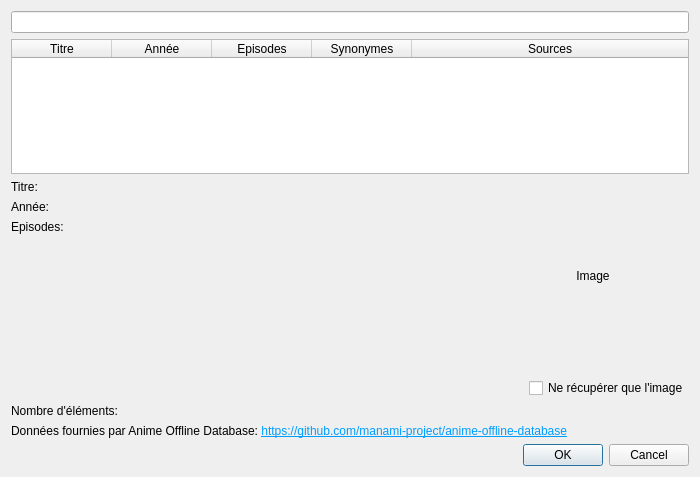
<?xml version="1.0" encoding="UTF-8"?>
<ui version="4.0">
 <class>Dialog</class>
 <widget class="QDialog" name="Dialog">
  <property name="geometry">
   <rect>
    <x>0</x>
    <y>0</y>
    <width>700</width>
    <height>477</height>
   </rect>
  </property>
  <property name="windowTitle">
   <string>Dialog</string>
  </property>
  <layout class="QVBoxLayout" name="verticalLayout">
   <item>
    <widget class="QLineEdit" name="lineEdit"/>
   </item>
   <item>
    <widget class="QTableWidget" name="tableWidget">
     <property name="selectionMode">
      <enum>QAbstractItemView::SelectionMode::SingleSelection</enum>
     </property>
     <property name="selectionBehavior">
      <enum>QAbstractItemView::SelectionBehavior::SelectRows</enum>
     </property>
     <attribute name="horizontalHeaderStretchLastSection">
      <bool>true</bool>
     </attribute>
     <column>
      <property name="text">
       <string>Titre</string>
      </property>
     </column>
     <column>
      <property name="text">
       <string>Année</string>
      </property>
     </column>
     <column>
      <property name="text">
       <string>Episodes</string>
      </property>
     </column>
     <column>
      <property name="text">
       <string>Synonymes</string>
      </property>
     </column>
     <column>
      <property name="text">
       <string>Sources</string>
      </property>
     </column>
    </widget>
   </item>
   <item>
    <layout class="QHBoxLayout" name="horizontalLayout">
     <item>
      <layout class="QFormLayout" name="formLayout">
       <item row="0" column="0">
        <widget class="QLabel" name="label_9">
         <property name="text">
          <string>Titre:</string>
         </property>
        </widget>
       </item>
       <item row="0" column="1">
        <widget class="QLabel" name="label_8">
         <property name="text">
          <string/>
         </property>
        </widget>
       </item>
       <item row="1" column="0">
        <widget class="QLabel" name="label_3">
         <property name="text">
          <string>Année:</string>
         </property>
        </widget>
       </item>
       <item row="1" column="1">
        <widget class="QLabel" name="label_7">
         <property name="text">
          <string/>
         </property>
        </widget>
       </item>
       <item row="2" column="0">
        <widget class="QLabel" name="label_4">
         <property name="text">
          <string>Episodes:</string>
         </property>
        </widget>
       </item>
       <item row="2" column="1">
        <widget class="QLabel" name="label_5">
         <property name="text">
          <string/>
         </property>
        </widget>
       </item>
       <item row="3" column="1">
        <spacer name="horizontalSpacer">
         <property name="orientation">
          <enum>Qt::Orientation::Horizontal</enum>
         </property>
         <property name="sizeHint" stdset="0">
          <size>
           <width>40</width>
           <height>20</height>
          </size>
         </property>
        </spacer>
       </item>
      </layout>
     </item>
     <item>
      <widget class="QLabel" name="label_10">
       <property name="sizePolicy">
        <sizepolicy hsizetype="Preferred" vsizetype="Expanding">
         <horstretch>0</horstretch>
         <verstretch>0</verstretch>
        </sizepolicy>
       </property>
       <property name="minimumSize">
        <size>
         <width>192</width>
         <height>192</height>
        </size>
       </property>
       <property name="text">
        <string>Image</string>
       </property>
       <property name="scaledContents">
        <bool>false</bool>
       </property>
       <property name="alignment">
        <set>Qt::AlignmentFlag::AlignCenter</set>
       </property>
      </widget>
     </item>
    </layout>
   </item>
   <item>
    <layout class="QHBoxLayout" name="horizontalLayout_2">
     <item>
      <spacer name="horizontalSpacer_2">
       <property name="orientation">
        <enum>Qt::Orientation::Horizontal</enum>
       </property>
       <property name="sizeHint" stdset="0">
        <size>
         <width>40</width>
         <height>20</height>
        </size>
       </property>
      </spacer>
     </item>
     <item>
      <widget class="QCheckBox" name="checkBox">
       <property name="text">
        <string>Ne récupérer que l'image</string>
       </property>
      </widget>
     </item>
    </layout>
   </item>
   <item>
    <widget class="QLabel" name="label">
     <property name="text">
      <string>Nombre d'éléments:</string>
     </property>
    </widget>
   </item>
   <item>
    <widget class="QLabel" name="label_2">
     <property name="text">
      <string>&lt;html&gt;&lt;head/&gt;&lt;body&gt;&lt;p&gt;Données fournies par Anime Offline Database: &lt;a href=&quot;https://github.com/manami-project/anime-offline-database&quot;&gt;&lt;span style=&quot; text-decoration: underline; color:#009dff;&quot;&gt;https://github.com/manami-project/anime-offline-database&lt;/span&gt;&lt;/a&gt;&lt;/p&gt;&lt;/body&gt;&lt;/html&gt;</string>
     </property>
     <property name="wordWrap">
      <bool>true</bool>
     </property>
    </widget>
   </item>
   <item>
    <widget class="QDialogButtonBox" name="buttonBox">
     <property name="orientation">
      <enum>Qt::Orientation::Horizontal</enum>
     </property>
     <property name="standardButtons">
      <set>QDialogButtonBox::StandardButton::Cancel|QDialogButtonBox::StandardButton::Ok</set>
     </property>
    </widget>
   </item>
  </layout>
 </widget>
 <resources/>
 <connections>
  <connection>
   <sender>buttonBox</sender>
   <signal>accepted()</signal>
   <receiver>Dialog</receiver>
   <slot>accept()</slot>
   <hints>
    <hint type="sourcelabel">
     <x>248</x>
     <y>254</y>
    </hint>
    <hint type="destinationlabel">
     <x>157</x>
     <y>274</y>
    </hint>
   </hints>
  </connection>
  <connection>
   <sender>buttonBox</sender>
   <signal>rejected()</signal>
   <receiver>Dialog</receiver>
   <slot>reject()</slot>
   <hints>
    <hint type="sourcelabel">
     <x>316</x>
     <y>260</y>
    </hint>
    <hint type="destinationlabel">
     <x>286</x>
     <y>274</y>
    </hint>
   </hints>
  </connection>
 </connections>
</ui>
